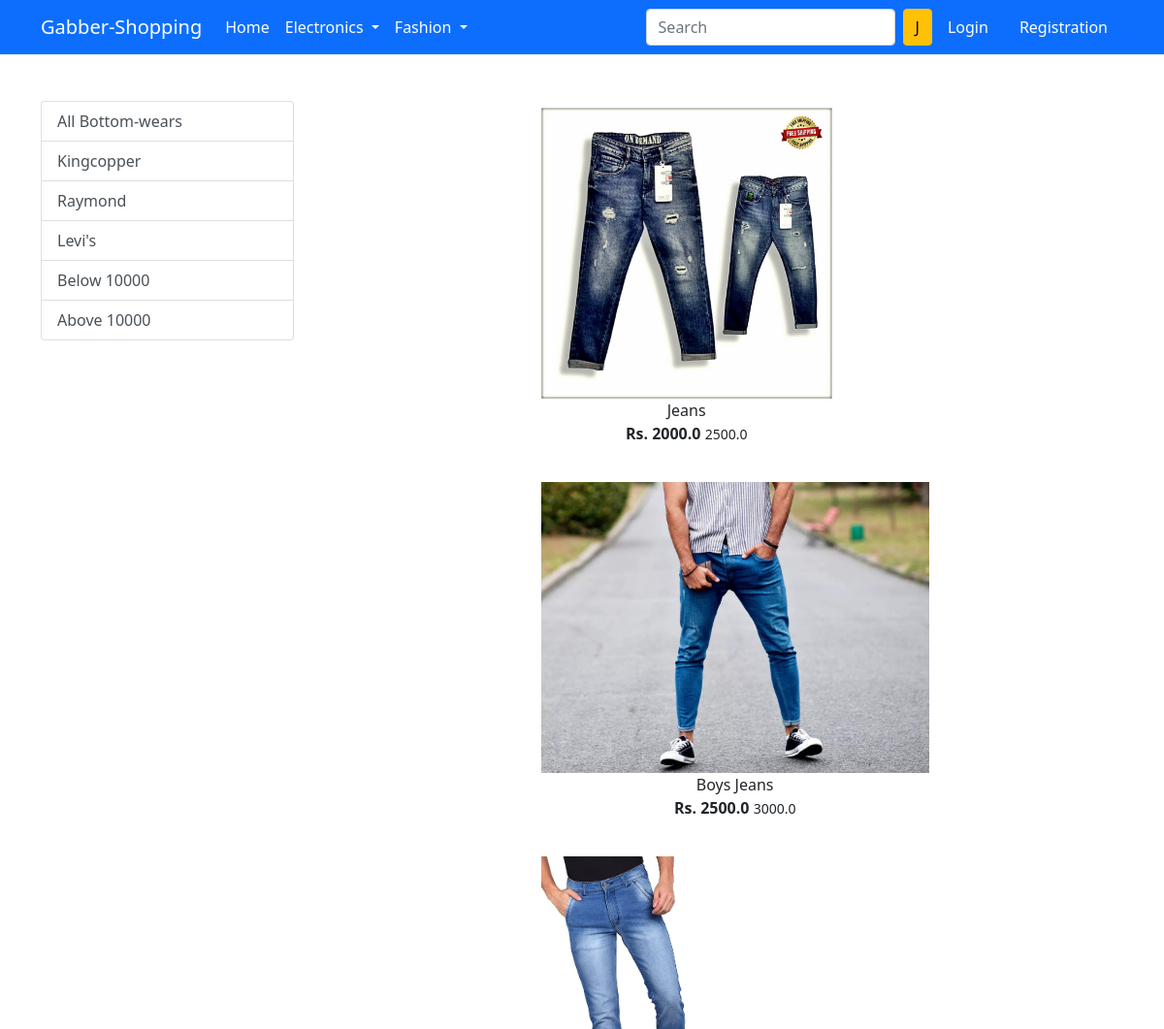
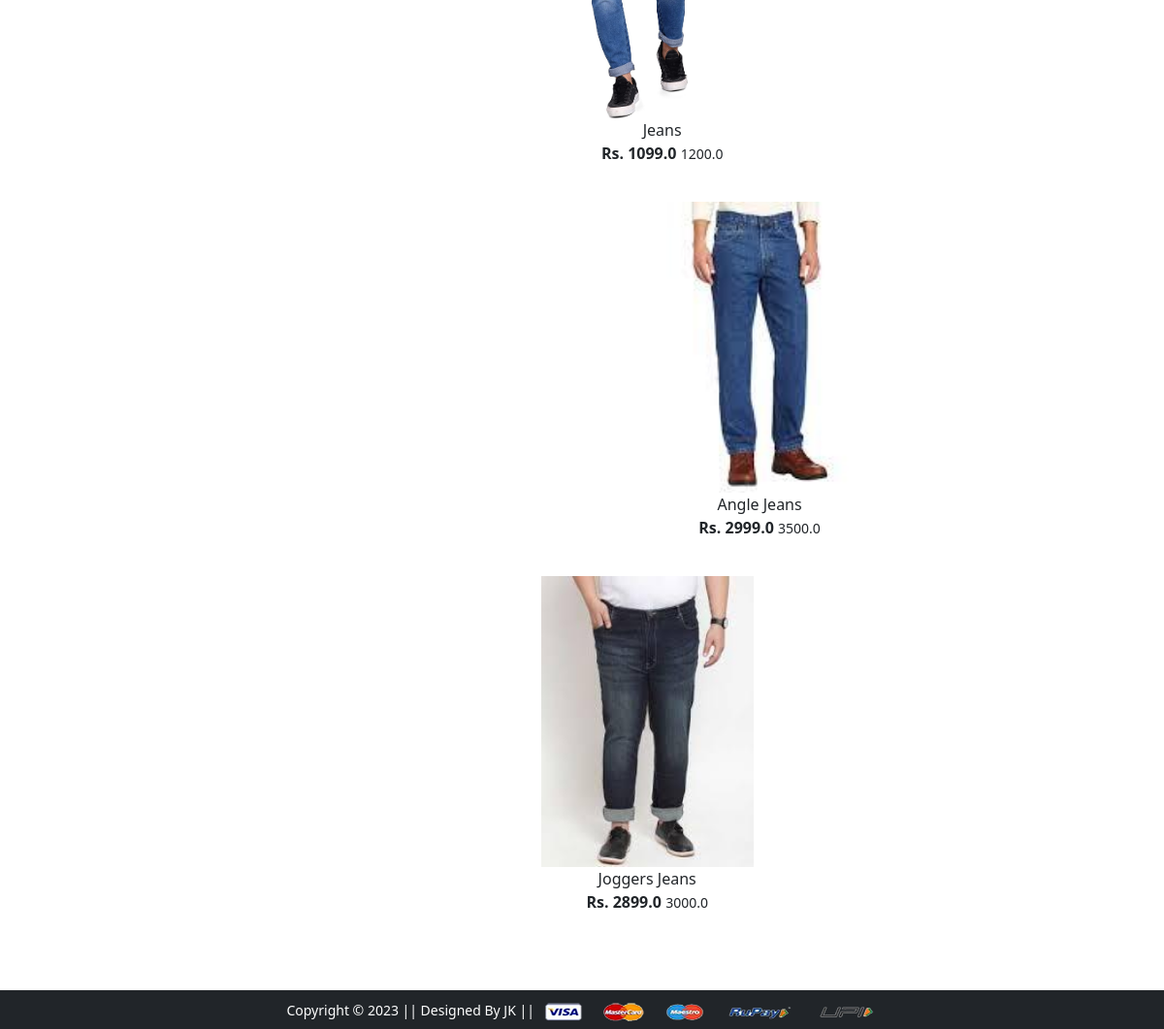
The app's page /bottomwear/ with its own data (2 pictures, top to bottom).
### app/models.py (models this page shows)
class Product(models.Model):
    title=models.CharField(max_length=100)
    selling_price=models.FloatField()
    discount_price=models.FloatField()
    description=models.TextField()
    brand=models.CharField(max_length=100)
    category=models.CharField(choices=CATEGORY_CHOICES,max_length=2)
    product_image=models.ImageField(upload_to='productimg')

### app/views.py (the view)
# urls.py: path('bottomwear/', views.bottomwear, name='bottomwear'),
def bottomwear(request,data=None):
    if data ==None:
        bottomwears=Product.objects.filter(category='BW')
    elif data=='Kingcopper' or data=='Raymond'or data=='levis':
         bottomwears=Product.objects.filter(category='BW').filter(brand=data)
    elif data=='below':
         bottomwears=Product.objects.filter(category='BW').filter(discount_price__lt=1000)
    elif data=='above':
        bottomwears=Product.objects.filter(category='BW').filter(discount_price__gt=1000)
    return render(request, 'app/bottomwear.html', {'bottomwears':bottomwears})

### app/templates/app/bottomwear.html (shortened to what this page needs)
{% extends 'app/base.html' %}
{% load static %}
{% block main-content %}
<div class="container my-5">
 <div class="row">
  <div class="col-sm-3">
    <div class="list-group">
        <a href="{% url 'bottomwear' %}" class="list-group-item list-group-item-action" aria-current="true">All Bottom-wears</a>
        <a href="{% url 'bottomweardata' 'Kingcopper' %}" class="list-group-item list-group-item-action" aria-current="true">Kingcopper</a>
        <a href="{% url 'bottomweardata' 'Raymond' %}" class="list-group-item list-group-item-action" aria-current="true">Raymond</a>
        <a href="{% url 'bottomweardata' 'levis' %}" class="list-group-item list-group-item-action" aria-current="true">Levi's</a>
        <a href="{% url 'bottomweardata' 'below' %}" class="list-group-item list-group-item-action" aria-current="true">Below 10000</a>
        <a href="{% url 'bottomweardata' 'above' %}" class="list-group-item list-group-item-action" aria-current="true">Above 10000</a>
    </div>
  </div>
  <div class="col-sm-8 offset-sm-1 d-flex justify-content-center ">
    <div class="col-sm-8  justify-content-center">
        {% for product in bottomwears %}
         <div class="col-sm-4 text-center mb-4">
          <a href="{% url 'product-detail' product.id %}" class="btn">
            <div class="item"><img src="{{product.product_image.url}}" alt="" height="300" class="">
                <div class= ="fw-bold">{{product.title}}</div>
                <div class="fw-bold">Rs. {{product.discount_price }}
                    <small class="fw-light text-decoration-li-through">{{product.selling_price}}</small></div>
            </div>
          </a>
         </div>
        {% endfor %}
    </div>
  </div>
 </div>
</div>
{% endblock main-content %}

### records on screen
Product: product_image (picture), title "Jeans", discount_price "2000.0", selling_price "2500.0"
Product: product_image (picture), title "Boys Jeans", discount_price "2500.0", selling_price "3000.0"
Product: product_image (picture), title "Jeans", discount_price "1099.0", selling_price "1200.0"
Product: product_image (picture), title "Angle Jeans", discount_price "2999.0", selling_price "3500.0"
Product: product_image (picture), title "Joggers Jeans", discount_price "2899.0", selling_price "3000.0"
